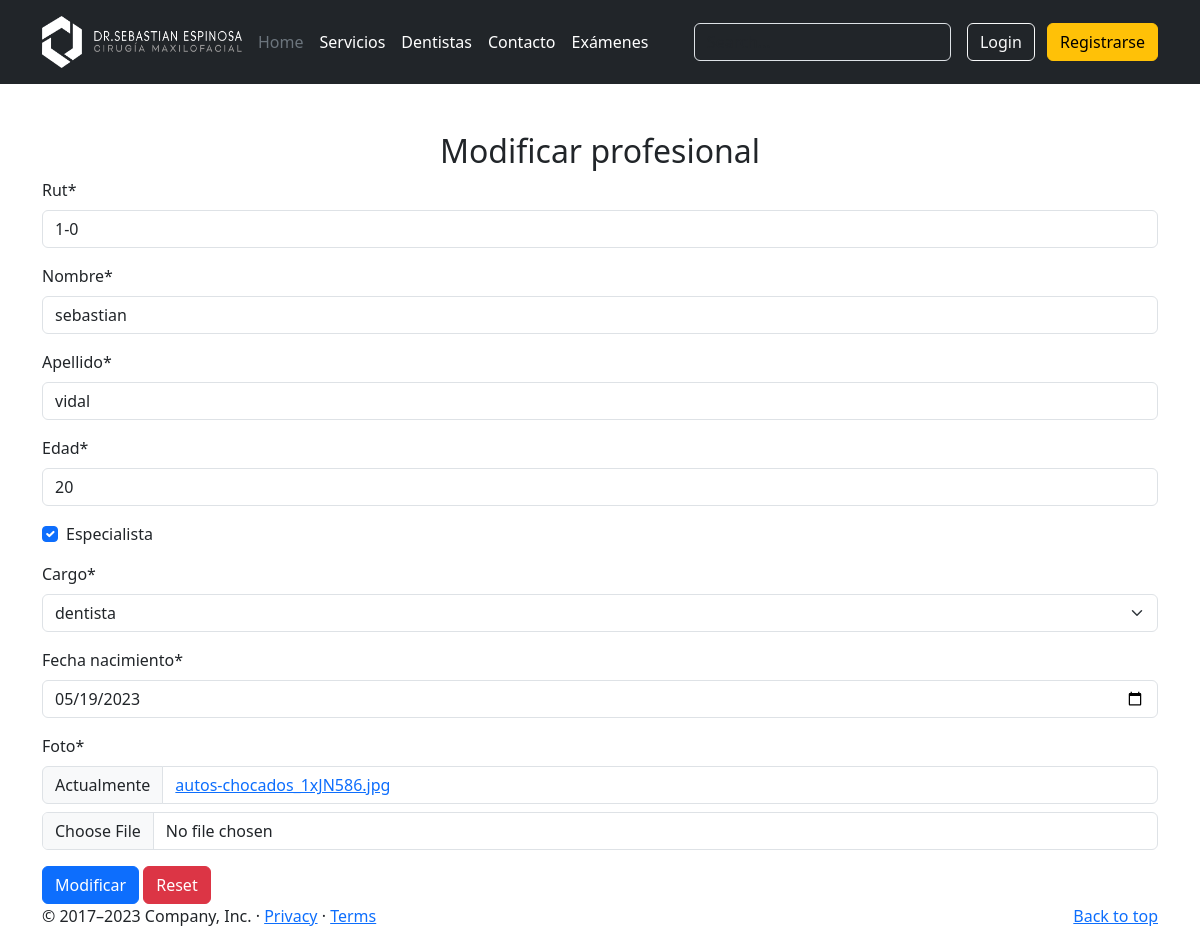
/modificar_profesional/1-0/, run on an earlier commit of the app's database.
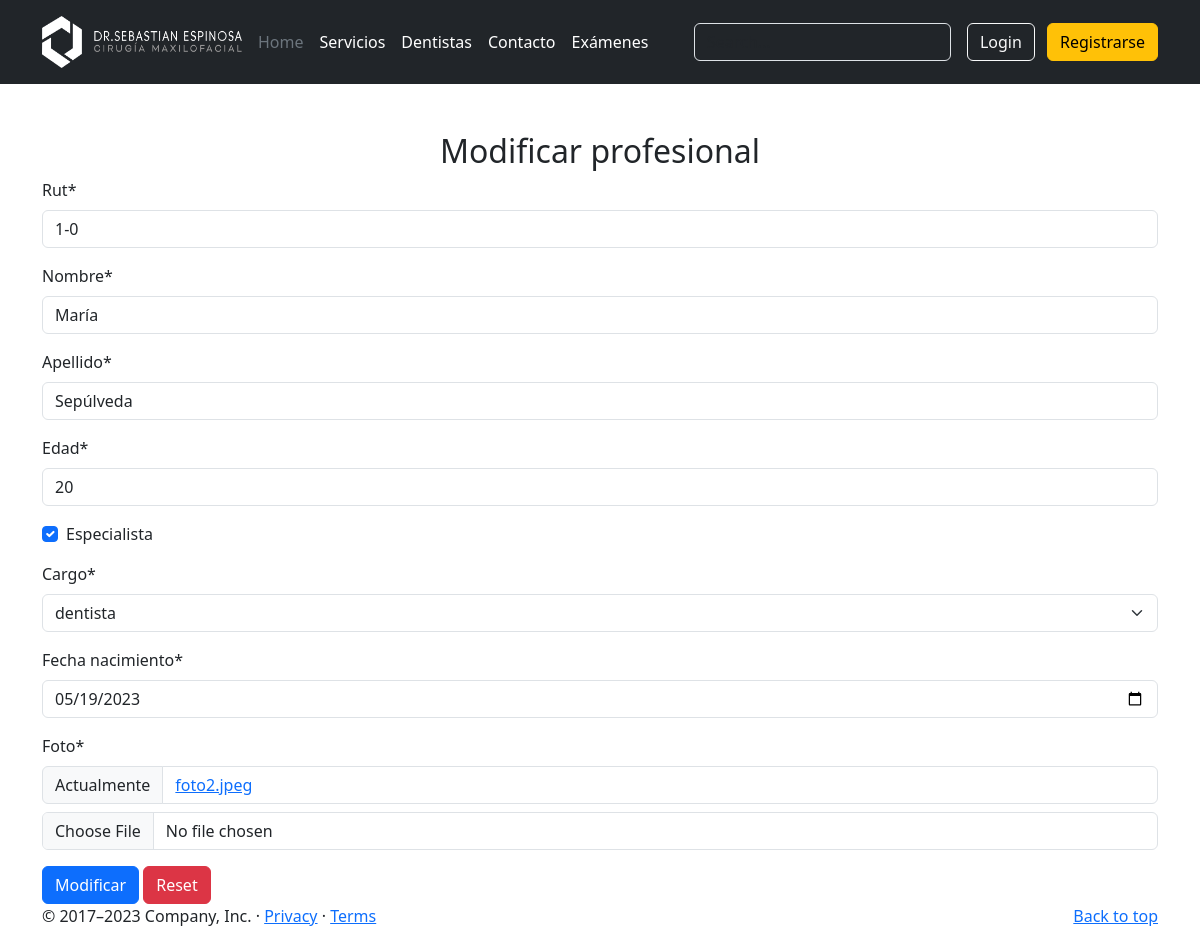
And on a later commit of the database.
### appweb/models.py (models this page shows, shortened)
class Profesional(models.Model):
    rut = models.CharField(max_length=10)
    nombre = models.CharField(max_length=50)
    apellido = models.CharField(max_length=50)
    edad = models.IntegerField()
    especialista = models.BooleanField()
    cargo = models.ForeignKey(Cargo, on_delete=models.PROTECT)
    fecha_nacimiento = models.DateField()
    foto = models.ImageField(default='')

class Cargo(models.Model):
    nombre = models.CharField(max_length=100)
    def __str__(self):
        return self.nombre

### appweb/views.py (the view, shortened to what this page needs)
# urls.py: path('modificar_profesional/<rut>/',modificar_profesional, name="modificar_profesional"),
def modificar_profesional(request, rut):
    profesional = get_object_or_404(Profesional, rut=rut)
    data = {
        'form': ProfesionalForm(instance=profesional)
    }
    return render(request, 'mantenedor/profesional/modificar.html', data)

### appweb/forms.py
class ProfesionalForm(forms.ModelForm):
    class Meta:
        model = Profesional
        fields = "__all__"
        widgets = {
            "fecha_nacimiento" : forms.DateInput(attrs={'type': 'date'}, format=('%Y-%m-%d'))
        }

### appweb/templates/mantenedor/profesional/modificar.html (shortened to what this page needs)
{% extends 'base.html' %}
{% load static %}
{% block contenido %}
{% load crispy_forms_tags %}
<div class="container mt-5">
    <div class="text-center">
        <h2 class="mt-4">Modificar profesional</h2>
    </div>
    <form id="formProf" method="POST" action="" enctype="multipart/form-data" >
      {{ form | crispy }}
      <button type="submit" class="btn btn-primary">Modificar</button>
      <button type="reset" class="btn btn-danger">Reset</button>
    </form>
  </div>
  {% endblock %}

What changed in the data, as far as the page shows it:
changed Profesional "dentista": nombre "sebastian" → "María"; apellido "vidal" → "Sepúlveda"
Also different on the page:
text no longer shown: "Rut * Nombre * Apellido * Edad * Especialista Cargo * Fecha nacimiento * Foto * Actualmente autos-chocados_1xJN586.jpg"
text now shown: "Rut * Nombre * Apellido * Edad * Especialista Cargo * Fecha nacimiento * Foto * Actualmente foto2.jpeg"
